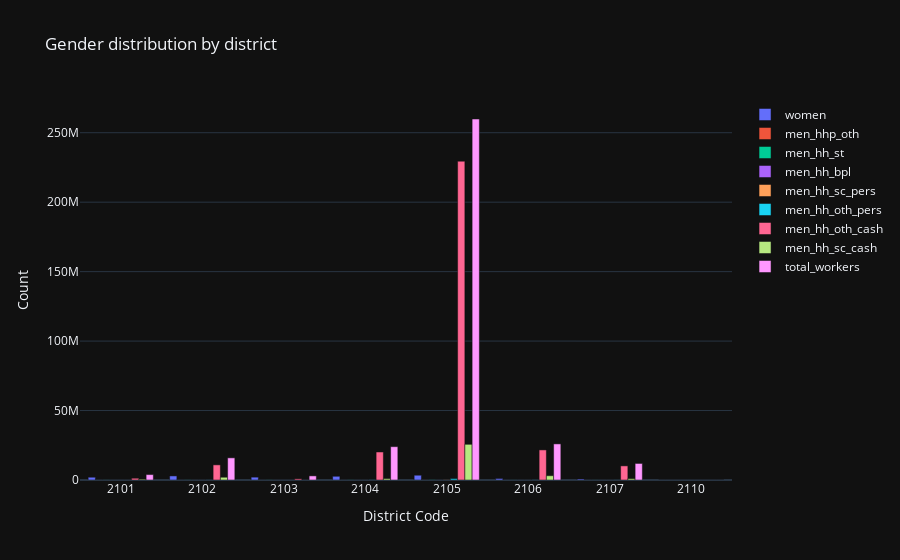

Notebook source saved alongside this figure:
### Code cell
sql = vn.ask("How is gender distribution in different districts", visualize=True)
print("Generated SQL:",sql)

### Figure 1 — Plotly figure (JSON) as saved in the notebook; plotly's stock layout.template omitted (floating-point values rounded to 4 significant figures)
{"data": [{"name": "women", "type": "bar", "x": ["2101", "2102", "2103", "2104", "2105", "2106", "2107", "2110"], "y": [2004765, 2933062, 2045300, 2670308, 3431998, 1103959, 719346, 0]}, {"name": "men_hhp_oth", "type": "bar", "x": ["2101", "2102", "2103", "2104", "2105", "2106", "2107", "2110"], "y": [134, 1055, 93, 1968, 31196, 1157, 1605, 0]}, {"name": "men_hh_st", "type": "bar", "x": ["2101", "2102", "2103", "2104", "2105", "2106", "2107", "2110"], "y": [59122, 72592, 61767, 71518, 109172, 36781, 34089, 0]}, {"name": "men_hh_bpl", "type": "bar", "x": ["2101", "2102", "2103", "2104", "2105", "2106", "2107", "2110"], "y": [106, 6956, 2308, 34, 2551, 1035, 2087, 0]}, {"name": "men_hh_sc_pers", "type": "bar", "x": ["2101", "2102", "2103", "2104", "2105", "2106", "2107", "2110"], "y": [2387.0, 8645.0, 98.0, 4350.0, 111700.0, 13390.0, 4133.0, 0.0]}, {"name": "men_hh_oth_pers", "type": "bar", "x": ["2101", "2102", "2103", "2104", "2105", "2106", "2107", "2110"], "y": [5574.0, 47340.0, 3592.0, 87650.0, 998000.0, 94190.0, 44160.0, 0.0]}, {"name": "men_hh_oth_cash", "type": "bar", "x": ["2101", "2102", "2103", "2104", "2105", "2106", "2107", "2110"], "y": [1281000.0, 10890000.0, 826200.0, 20160000.0, 229500000.0, 21660000.0, 10160000.0, 0.0]}, {"name": "men_hh_sc_cash", "type": "bar", "x": ["2101", "2102", "2103", "2104", "2105", "2106", "2107", "2110"], "y": [549000.0, 1988000.0, 22540.0, 1000000.0, 25690000.0, 3080000.0, 950600.0, 0.0]}, {"name": "total_workers", "type": "bar", "x": ["2101", "2102", "2103", "2104", "2105", "2106", "2107", "2110"], "y": [3902000.0, 15950000.0, 2962000.0, 24000000.0, 259900000.0, 25990000.0, 11910000.0, 0.0]}], "layout": {"barmode": "group", "title": {"text": "Gender distribution by district"}, "xaxis": {"title": {"text": "District Code"}}, "yaxis": {"title": {"text": "Count"}}}}
